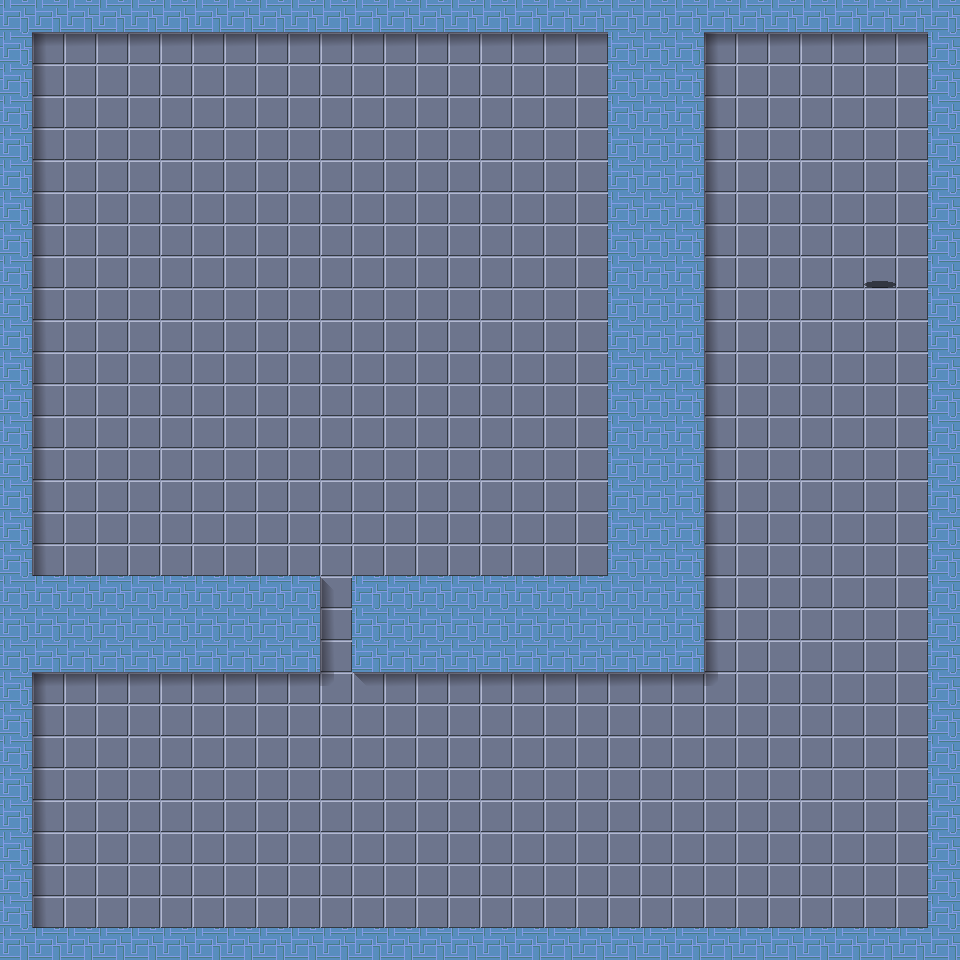

This game map was drawn from its Tiled (.tmx) file and the tilesets committed beside it. A one-line description and the trimmed map source follow:
An orthogonal 30x30 tile map with 32x32 px tiles, 3 tile layers (Ground, Shadows, Solid) and 377 objects.

<map version="1.5" tiledversion="1.6.0" orientation="orthogonal" renderorder="right-down" width="30" height="30" tilewidth="32" tileheight="32" infinite="0" nextlayerid="5" nextobjectid="589">
 <editorsettings>
  <export target="level4.lua" format="lua" />
 </editorsettings>
 <tileset firstgid="1" name="tileset" tilewidth="32" tileheight="32" spacing="2" margin="1" tilecount="56" columns="7">
  <image source="../sprites/tileset.png" width="255" height="289" />
  <tile id="7" type="greyDoor" />
  <tile id="14" type="redDoor" />
  <tile id="21" type="blueDoor" />
  <tile id="28" type="coin" />
  <tile id="31" type="life" />
  <tile id="32" type="greyButton" />
  <tile id="34" type="spike" />
  <tile id="35" type="redDemony" />
  <tile id="36" type="player" />
  <tile id="39" type="redButton" />
  <tile id="42" type="blueDemony" />
  <tile id="46" type="greenButton" />
  <tile id="48" type="endLevel" />
  <tile id="53" type="blueButton" />
 </tileset>
 <layer id="1" name="Ground" width="30" height="30" locked="1">
  <data>[900 cells, 900 non-empty, 1 distinct tile ids]</data>
 </layer>
 <layer id="3" name="Shadows" width="30" height="30">
  <data>[900 cells, 93 non-empty, 7 distinct tile ids]</data>
 </layer>
 <layer id="2" name="Solid" width="30" height="30" locked="1">
  <data>[900 cells, 227 non-empty, 1 distinct tile ids]</data>
 </layer>
 <objectgroup id="4" name="Objects" visible="0">
  <object id="129" gid="35" x="544" y="64" width="32" height="32" />
  <object id="130" gid="35" x="544" y="96" width="32" height="32" />
  <object id="131" gid="35" x="544" y="128" width="32" height="32" />
  <object id="132" gid="35" x="544" y="160" width="32" height="32" />
  <object id="133" gid="35" x="544" y="192" width="32" height="32" />
  <object id="134" gid="35" x="544" y="256" width="32" height="32" />
  <object id="135" gid="35" x="544" y="288" width="32" height="32" />
  <object id="136" gid="35" x="544" y="224" width="32" height="32" />
  <object id="137" gid="35" x="576" y="64" width="32" height="32" />
  <object id="138" gid="35" x="576" y="128" width="32" height="32" />
  <object id="139" gid="35" x="576" y="96" width="32" height="32" />
  <object id="140" gid="35" x="576" y="160" width="32" height="32" />
  <object id="141" gid="35" x="576" y="224" width="32" height="32" />
  <object id="142" gid="35" x="576" y="256" width="32" height="32" />
  <object id="143" gid="35" x="576" y="288" width="32" height="32" />
  <object id="144" gid="35" x="576" y="192" width="32" height="32" />
  <object id="145" gid="35" x="224" y="64" width="32" height="32" />
  <object id="148" gid="35" x="224" y="96" width="32" height="32" />
  <object id="149" gid="35" x="224" y="128" width="32" height="32" />
  <object id="150" gid="35" x="224" y="160" width="32" height="32" />
  <object id="151" gid="35" x="224" y="192" width="32" height="32" />
  <object id="152" gid="35" x="224" y="224" width="32" height="32" />
  <object id="153" gid="35" x="224" y="256" width="32" height="32" />
  <object id="154" gid="35" x="224" y="288" width="32" height="32" />
  <object id="155" gid="35" x="192" y="288" width="32" height="32" />
  <object id="156" gid="35" x="192" y="256" width="32" height="32" />
  <object id="168" gid="35" x="192" y="192" width="32" height="32" />
  <object id="169" gid="35" x="192" y="224" width="32" height="32" />
  <object id="170" gid="35" x="192" y="160" width="32" height="32" />
  <object id="171" gid="35" x="192" y="128" width="32" height="32" />
  <object id="172" gid="35" x="192" y="96" width="32" height="32" />
  <object id="173" gid="35" x="192" y="64" width="32" height="32" />
  <object id="174" gid="35" x="256" y="64" width="32" height="32" />
  <object id="175" gid="35" x="256" y="96" width="32" height="32" />
  <object id="176" gid="35" x="256" y="128" width="32" height="32" />
  <object id="177" gid="35" x="256" y="160" width="32" height="32" />
  <object id="178" gid="35" x="256" y="192" width="32" height="32" />
  <object id="179" gid="35" x="256" y="256" width="32" height="32" />
  <object id="180" gid="35" x="256" y="288" width="32" height="32" />
  <object id="181" gid="35" x="256" y="224" width="32" height="32" />
  <object id="182" gid="35" x="512" y="64" width="32" height="32" />
  <object id="183" gid="35" x="512" y="96" width="32" height="32" />
  <object id="184" gid="35" x="512" y="128" width="32" height="32" />
  <object id="185" gid="35" x="512" y="160" width="32" height="32" />
  <object id="186" gid="35" x="512" y="224" width="32" height="32" />
  <object id="187" gid="35" x="512" y="256" width="32" height="32" />
  <object id="188" gid="35" x="512" y="288" width="32" height="32" />
  <object id="189" gid="35" x="512" y="192" width="32" height="32" />
  <object id="190" gid="35" x="576" y="320" width="32" height="32" />
  <object id="191" gid="35" x="512" y="320" width="32" height="32" />
  <object id="192" gid="35" x="544" y="320" width="32" height="32" />
  <object id="193" gid="35" x="480" y="320" width="32" height="32" />
  <object id="194" gid="35" x="448" y="320" width="32" height="32" />
  <object id="195" gid="35" x="416" y="320" width="32" height="32" />
  <object id="196" gid="35" x="384" y="320" width="32" height="32" />
  <object id="197" gid="35" x="352" y="320" width="32" height="32" />
  <object id="198" gid="35" x="352" y="352" width="32" height="32" />
  <object id="199" gid="35" x="384" y="352" width="32" height="32" />
  <object id="200" gid="35" x="416" y="352" width="32" height="32" />
  <object id="201" gid="35" x="448" y="352" width="32" height="32" />
  <object id="202" gid="35" x="480" y="352" width="32" height="32" />
  <object id="203" gid="35" x="544" y="352" width="32" height="32" />
  <object id="204" gid="35" x="576" y="352" width="32" height="32" />
  <object id="205" gid="35" x="512" y="352" width="32" height="32" />
  <object id="206" gid="35" x="352" y="384" width="32" height="32" />
  <object id="207" gid="35" x="384" y="384" width="32" height="32" />
  <object id="208" gid="35" x="416" y="384" width="32" height="32" />
  <object id="209" gid="35" x="448" y="384" width="32" height="32" />
  <object id="210" gid="35" x="480" y="384" width="32" height="32" />
  <object id="213" gid="35" x="512" y="384" width="32" height="32" />
  <object id="214" gid="35" x="544" y="384" width="32" height="32" />
  <object id="215" gid="35" x="576" y="384" width="32" height="32" />
  <object id="216" gid="35" x="192" y="320" width="32" height="32" />
  <object id="217" gid="35" x="192" y="352" width="32" height="32" />
  <object id="218" gid="35" x="224" y="384" width="32" height="32" />
  <object id="219" gid="35" x="256" y="384" width="32" height="32" />
  <object id="220" gid="35" x="256" y="352" width="32" height="32" />
  <object id="221" gid="35" x="224" y="320" width="32" height="32" />
  <object id="222" gid="35" x="224" y="352" width="32" height="32" />
  <object id="223" gid="35" x="256" y="320" width="32" height="32" />
  <object id="224" gid="35" x="192" y="384" width="32" height="32" />
  <object id="225" gid="35" x="192" y="416" width="32" height="32" />
  <object id="226" gid="35" x="224" y="416" width="32" height="32" />
  <object id="227" gid="35" x="256" y="416" width="32" height="32" />
  <object id="228" gid="35" x="256" y="448" width="32" height="32" />
  <object id="229" gid="35" x="224" y="448" width="32" height="32" />
  <object id="230" gid="35" x="192" y="448" width="32" height="32" />
  <object id="231" gid="35" x="352" y="416" width="32" height="32" />
  <object id="232" gid="35" x="352" y="448" width="32" height="32" />
  </objectgroup>
</map>
<!-- 288 of 377 objects omitted -->
